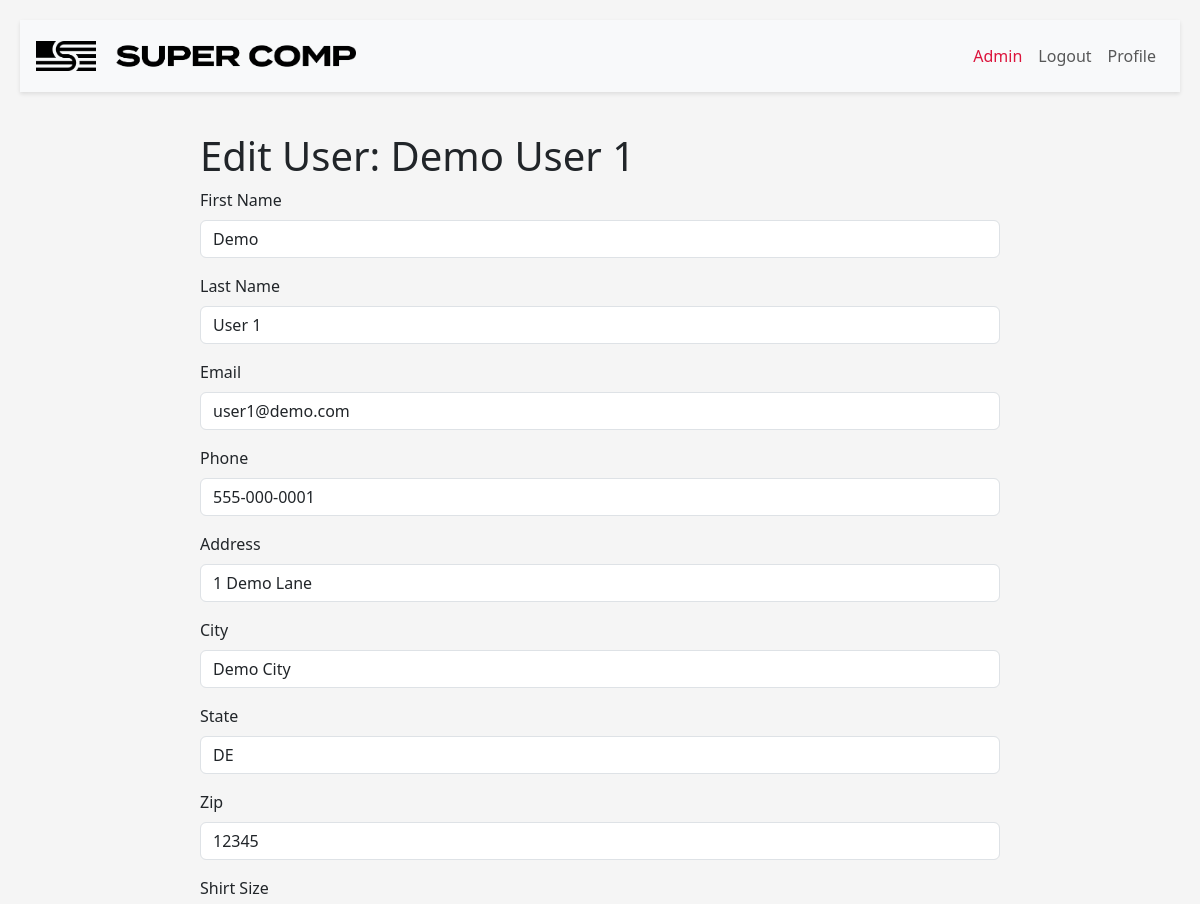
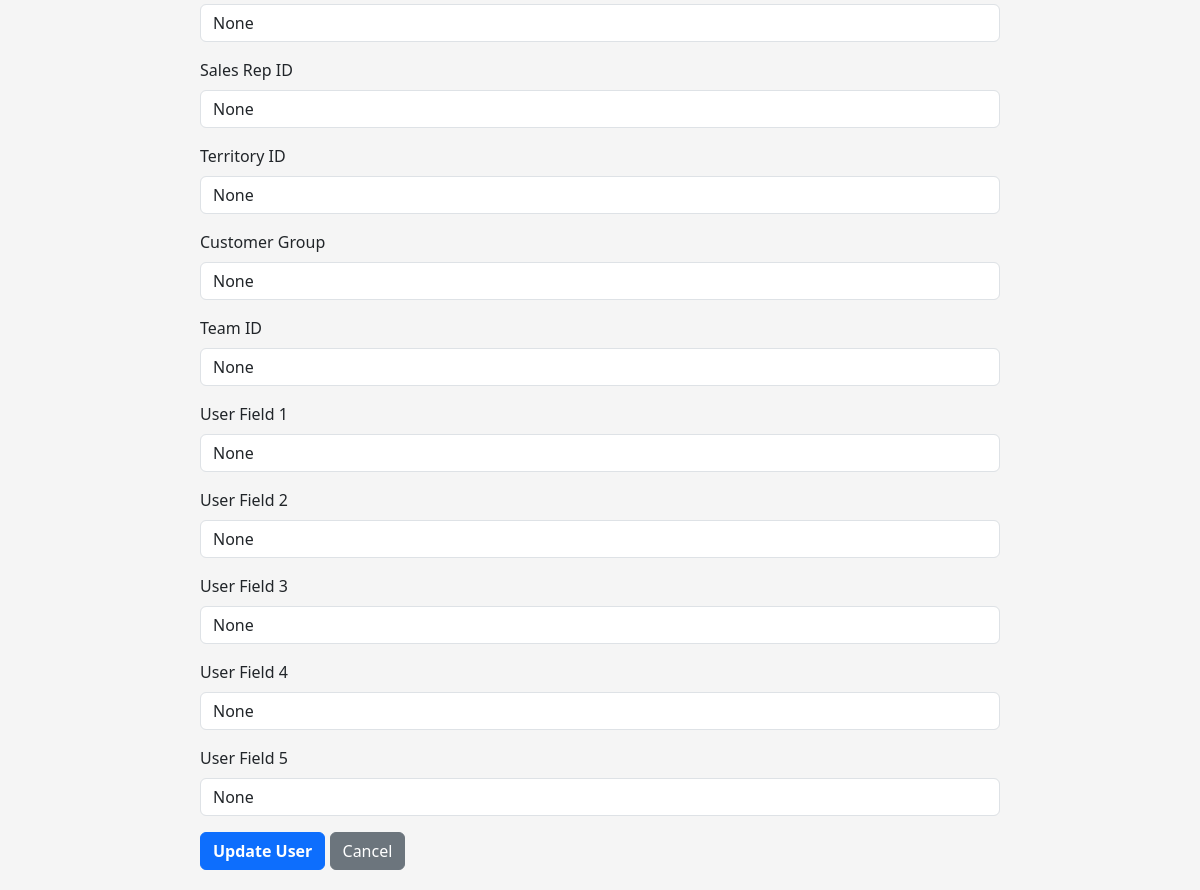
The page /admin/admin/users/edit/1 (signed in) on the database its author committed (2 pictures, top to bottom).
### app/models.py (models this page shows, shortened)
class User(UserMixin, db.Model):
    id = db.Column(db.Integer, primary_key=True)
    email = db.Column(db.String(120), unique=True, nullable=False)
    username = db.Column(db.String(30), unique=True, nullable=False)
    first_name = db.Column(db.String(30), nullable=False)
    last_name = db.Column(db.String(30), nullable=False)
    phone = db.Column(db.String(15), nullable=False)
    address = db.Column(db.String(100), nullable=False)
    city = db.Column(db.String(30), nullable=False)
    state = db.Column(db.String(30), nullable=False)
    zip = db.Column(db.String(10), nullable=False)
    tos_agreement = db.Column(db.Boolean, nullable=False)
    tos_date = db.Column(db.DateTime, nullable=False)
    registration_date = db.Column(db.DateTime, nullable=False)
    updated_date = db.Column(db.DateTime, nullable=False)
    referal_code = db.Column(db.String(30), nullable=False)
    password_hash = db.Column(db.String(128), nullable=False)
    retailer_id = db.Column(db.Integer, db.ForeignKey('retailer.id'), nullable=False)
    points_logs = db.relationship('PointsLog', backref='user', lazy=True)
    redemption_logs = db.relationship('RedemptionLog', backref='user', lazy=True)
    shirt_size = db.Column(db.String(10), nullable=True)
    is_admin = db.Column(db.Boolean, default=False)
    is_sales_manager = db.Column(db.Boolean, default=False)
    is_customer_service = db.Column(db.Boolean, default=False)
    is_internal = db.Column(db.Boolean, default=False)
    is_active = db.Column(db.Boolean, default=True)
    salesep_id = db.Column(db.String(30), nullable=True)
    territory_id = db.Column(db.String(30), nullable=True)
    customer_group = db.Column(db.String(30), nullable=True)
    team_id = db.Column(db.String(30), nullable=True)
    user_1 = db.Column(db.String(30), nullable=True)
    user_2 = db.Column(db.String(30), nullable=True)
    user_3 = db.Column(db.String(30), nullable=True)
    user_4 = db.Column(db.String(30), nullable=True)
    user_5 = db.Column(db.String(30), nullable=True)

### app/blueprints/admin/routes.py (the view, shortened to what this page needs)
@admin_bp.route('/admin/users/edit/<int:user_id>', methods=['GET', 'POST'])
def edit_user(user_id):
    user = User.query.get_or_404(user_id)
    def clean(input):
        input = str(input).strip() if input else None  # Strip whitespace if input is not None
        return input if input and input != 'None' else None  # Return None for empty or "None"
    return render_template('admin/edit_user.html', user=user)

### app/blueprints/admin/routes.py (called while the page is built)
@admin_bp.before_request
@login_required
def check_admin():
    if not current_user.is_admin & current_user.is_active:
        flash('You do not have access to this page.', 'danger')
        return redirect(url_for('index'))

### app/extensions.py (called while the page is built)
@login_manager.user_loader
def load_user(user_id):
    from app.models import User
    return User.query.get(int(user_id))

### app/blueprints/admin/templates/admin/edit_user.html (shortened to what this page needs)
{% extends 'base.html' %}
{% block content %}
    <h1>Edit User: {{ user.first_name }} {{ user.last_name }}</h1>
    <form method="POST">
        <div class="mb-3">
            <label for="first_name" class="form-label">First Name</label>
            <input type="text" class="form-control" id="first_name" name="first_name" value="{{ user.first_name }}" required>
        </div>
        <div class="mb-3">
            <label for="last_name" class="form-label">Last Name</label>
            <input type="text" class="form-control" id="last_name" name="last_name" value="{{ user.last_name }}" required>
        </div>
        <div class="mb-3">
            <label for="email" class="form-label">Email</label>
            <input type="email" class="form-control" id="email" name="email" value="{{ user.email }}" required>
        </div>
        <div class="mb-3">
            <label for="phone" class="form-label">Phone</label>
            <input type="text" class="form-control" id="phone" name="phone" value="{{ user.phone }}">
        </div>
        <div class="mb-3">
            <label for="address" class="form-label">Address</label>
            <input type="text" class="form-control" id="address" name="address" value="{{ user.address }}">
        </div>
        <div class="mb-3">
            <label for="city" class="form-label">City</label>
            <input type="text" class="form-control" id="city" name="city" value="{{ user.city }}">
        </div>
        <div class="mb-3">
            <label for="state" class="form-label">State</label>
            <input type="text" class="form-control" id="state" name="state" value="{{ user.state }}">
        </div>
        <div class="mb-3">
            <label for="zip" class="form-label">Zip</label>
            <input type="text" class="form-control" id="zip" name="zip" value="{{ user.zip }}">
        </div>
        <div class="mb-3">
            <label for="shirt_size" class="form-label">Shirt Size</label>
            <input type="text" class="form-control" id="shirt_size" name="shirt_size" value="{{ user.shirt_size }}">
        </div>
        <div class="mb-3">
            <label for="salesep_id" class="form-label">Sales Rep ID</label>
            <input type="text" class="form-control" id="salesep_id" name="salesep_id" value="{{ user.salesep_id }}">
        </div>
        <div class="mb-3">
            <label for="territory_id" class="form-label">Territory ID</label>
            <input type="text" class="form-control" id="territory_id" name="territory_id" value="{{ user.territory_id }}">
        </div>
        <div class="mb-3">
            <label for="customer_group" class="form-label">Customer Group</label>
            <input type="text" class="form-control" id="customer_group" name="customer_group" value="{{ user.customer_group }}">
        </div>
        <div class="mb-3">
            <label for="team_id" class="form-label">Team ID</label>
            <input type="text" class="form-control" id="team_id" name="team_id" value="{{ user.team_id }}">
        </div>
        <div class="mb-3">
            <label for="user_1" class="form-label">User Field 1</label>
            <input type="text" class="form-control" id="user_1" name="user_1" value="{{ user.user_1 }}">
        </div>
        <div class="mb-3">
            <label for="user_2" class="form-label">User Field 2</label>
            <input type="text" class="form-control" id="user_2" name="user_2" value="{{ user.user_2 }}">
        </div>
        <div class="mb-3">
            <label for="user_3" class="form-label">User Field 3</label>
            <input type="text" class="form-control" id="user_3" name="user_3" value="{{ user.user_3 }}">
        </div>
        <div class="mb-3">
            <label for="user_4" class="form-label">User Field 4</label>
            <input type="text" class="form-control" id="user_4" name="user_4" value="{{ user.user_4 }}">
        </div>
        <div class="mb-3">
            <label for="user_5" class="form-label">User Field 5</label>
            <input type="text" class="form-control" id="user_5" name="user_5" value="{{ user.user_5 }}">
        </div>
        <button type="submit" class="btn btn-primary">Update User</button>
        <a href="{{ url_for('admin_bp.admin_dashboard') }}" class="btn btn-secondary">Cancel</a>
    </form>
{% endblock %}

### app/static/css/signin.css (style rules this page uses)
.btn-primary { font-size: 1rem; font-weight: bold; }

### app/static/css/main.css (style rules this page uses)
body { display: flex; align-items: center; justify-content: center; min-height: 100vh; padding-top: 0px; padding-bottom: 40px; background-color: #f5f5f5; flex-direction: column; padding: 20px; }

### rows shown on the page
User: first_name "Demo", last_name "User 1", email "user1@demo.com", phone "555-000-0001", address "1 Demo Lane", city "Demo City", state "DE", zip "12345", shirt_size "None", salesep_id "None", territory_id "None", customer_group "None", team_id "None", user_1 "None", user_2 "None", user_3 "None", user_4 "None", user_5 "None"
